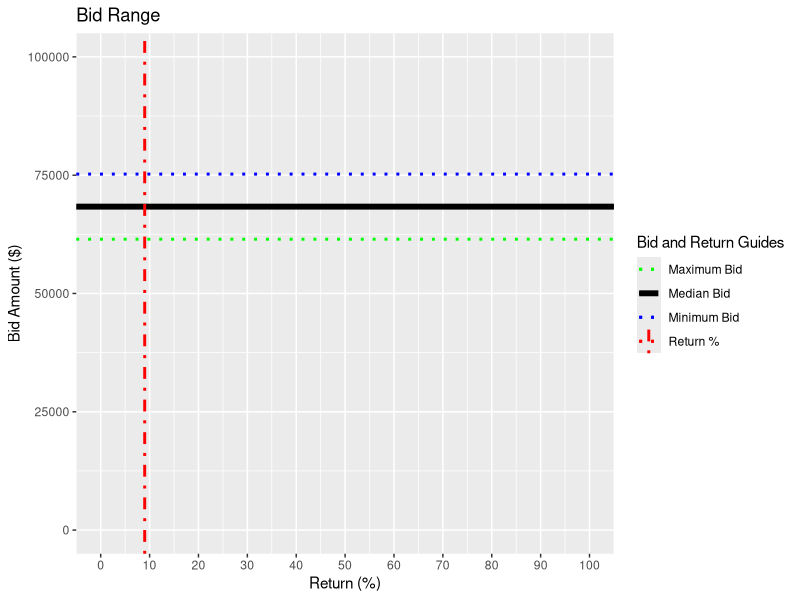

Write the R code that produced this figure.
## ---- chunk 1
library("scales")
repaircostlow<-15000;repaircosthigh<-30000;monthcost<-1000;months<-3;sellprice<-100000;return<-9
bidlow<-(repaircostlow+(monthcost*months)-sellprice)/(-1*(1+(return*.01)));bidlow <- dollar(round(bidlow,digits=0))
bidhigh<-(repaircosthigh+(monthcost*months)-sellprice)/(-1*(1+(return*.01)));bidhigh <- dollar(round(bidhigh,digits=0))
## ---- chunk 2
        library("ggplot2")
        repaircostlow<-15000;repaircosthigh<-30000;monthcost<-1000;months<-3;sellprice<-100000;return<-9
        bidlow<-(repaircostlow+(monthcost*months)-sellprice)/(-1*(1+(return*.01)))
        bidhigh<-(repaircosthigh+(monthcost*months)-sellprice)/(-1*(1+(return*.01)))               
        Median_Bid <- (bidlow+bidhigh)/2
        data <- data.frame("Return" = rep(return,3),"Bid" = c(bidlow,Median_Bid,bidhigh))

        g <- ggplot(data,aes(Return,Bid)) + 
        ylim(0,sellprice) + 
        scale_x_continuous(limits=c(0,100),breaks=seq(0,100,10)) +
        geom_hline(aes(yintercept=Median_Bid,color="Median Bid"),size=2,linetype="solid") + 
        geom_hline(aes(yintercept=bidlow,color="Minimum Bid"),size=1,linetype="dotted",show.legend=TRUE) + 
        geom_hline(aes(yintercept=bidhigh,color="Maximum Bid"),size=1,linetype="dotted",show.legend=TRUE) + 
        geom_vline(aes(xintercept=return,color="Return %"),size=1,linetype="dotdash") +
        theme(legend.position = "right") +
        scale_color_manual(values=c("Median Bid" = "black","Minimum Bid" = "blue","Maximum Bid" = "green","Return %" = "red")) +
        labs(title="Bid Range",x="Return (%)",y="Bid Amount ($)",colour="Bid and Return Guides")
        g
